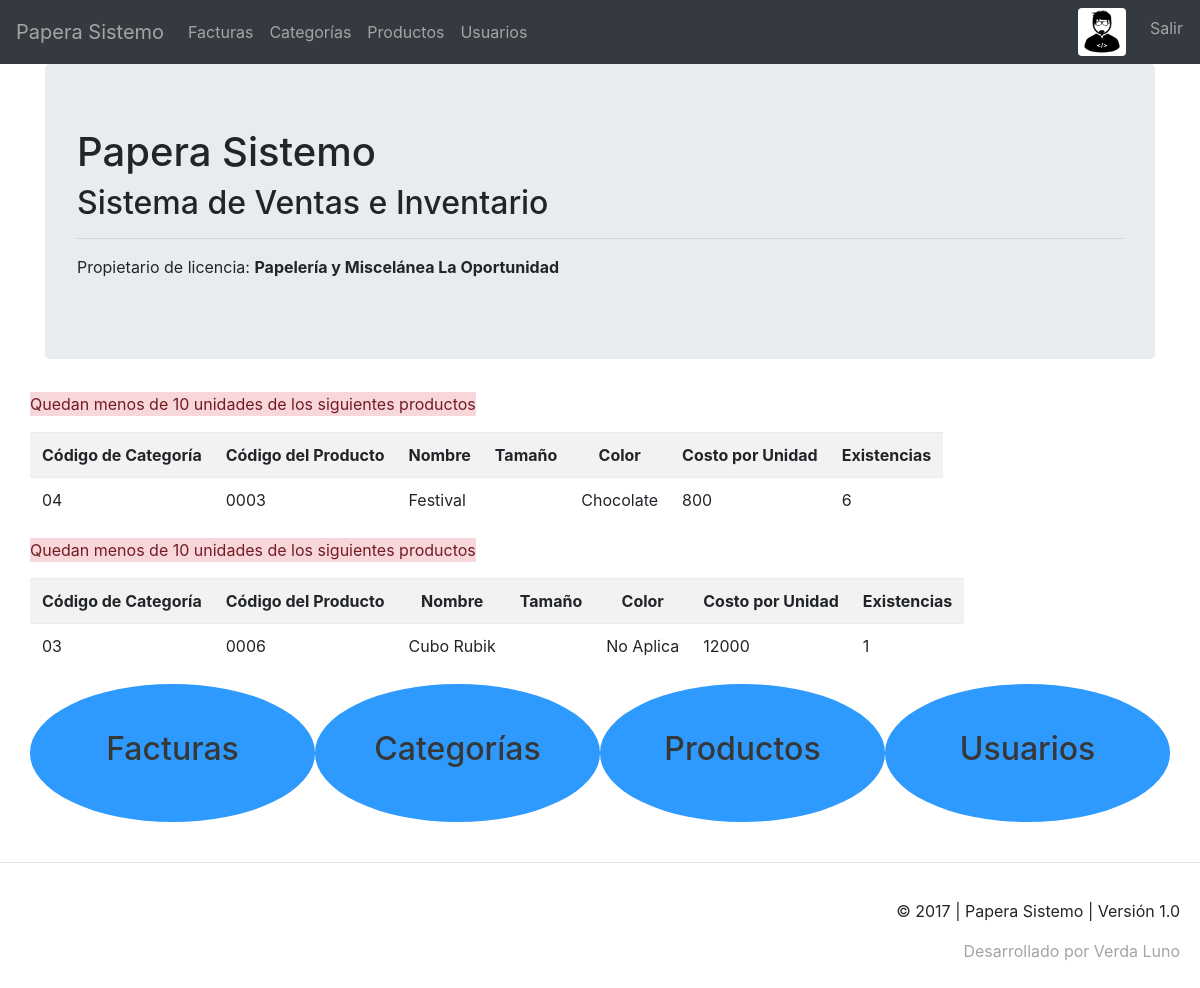
/ventanas/dashboard.php (signed in), run on the app's committed database.
### tables this page shows
CREATE TABLE `productos` (
  `cod_c` varchar(10) NOT NULL,
  `cod_p` varchar(10) NOT NULL,
  `nombre` varchar(30) NOT NULL,
  `tamanio` varchar(30) NOT NULL,
  `color` varchar(30) NOT NULL,
  `costo_u` varchar(30) NOT NULL,
  `existencias` varchar(30) NOT NULL
);

### abrir_conexion.php (called while the page is built, shortened)
<?php
    $tablaproductos = "productos";
?>

### ventanas/dashboard.php (the view, shortened to what this page needs)
<?php
    include("header.php");
?>
    <div class="container">
        <div class="jumbotron">
            <h1>Papera Sistemo</h1>
            <h2>Sistema de Ventas e Inventario</h2><hr>
            <p>Propietario de licencia: <b>Papelería y Miscelánea La Oportunidad</b></p>
        </div>
        <div class="col-md-12">
            <?php
            if(isset($_SESSION['correcto'])){
                if($_SESSION['correcto']==1){
                    include("../abrir_conexion.php");
                }
            }
            ?>
        </div>
        <div class="row">
            <?php
            include("../abrir_conexion.php");
                $resultados = mysqli_query($conexion,"SELECT * FROM $tablaproductos");
                while($consulta = mysqli_fetch_array($resultados)){
                if($consulta['existencias']<10){
                    echo "<p class=\"alert-danger\"> Quedan menos de 10 unidades de los siguientes productos </p><br/>";
                    echo
                        "
                          <table class=\"table table-striped table-responsive\" width=\"100%\">
                            <tr>
                              <td><b><center>Código de Categoría</center></b></td>
                              <td><b><center>Código del Producto</center></b></td>
                              <td><b><center>Nombre</center></b></td>
                              <td><b><center>Tamaño</center></b></td>
                              <td><b><center>Color</center></b></td>
                              <td><b><center>Costo por Unidad</center></b></td>
                              <td><b><center>Existencias</center></b></td>
                            </tr>
                            <tr>
                              <td>".$consulta['cod_c']."</td>
                              <td>".$consulta['cod_p']."</td>
                              <td>".$consulta['nombre']."</td>
                              <td>".$consulta['tamaño']."</td>
                              <td>".$consulta['color']."</td>
                              <td>".$consulta['costo_u']."</td>
                              <td>".$consulta['existencias']."</td>
                            </tr>
                          </table>
                        ";
                    }
                }
            ?>
        </div>
        <div class="row">
            <div class="col-md-3 oo">
                <a href="facturas.php"><h2>Facturas</h2></a>
            </div>
            <div class="col-md-3 oo">
                <a href="categorias.php"><h2>Categorías</h2></a>
            </div>
            <div class="col-md-3 oo">
                <a href="productos.php"><h2>Productos</h2></a>
            </div>
            <div class="col-md-3 oo">
                <a href="usuarios.php"><h2>Usuarios</h2></a>
            </div>
        </div>
    </div>
<?php
    include("footer.php");
?>

### ventanas/header.php (shortened to what this page needs)
<html>
<head>
    <link rel="stylesheet" type="text/css" href="../css/estilos.css">
    <link rel="stylesheet" type="text/css" href="../css/bootstrap.min.css">
</head>
<body>
    <nav class="navbar navbar-expand-md navbar-dark bg-dark">
      <a class="navbar-brand" href="dashboard.php">Papera Sistemo</a>
      <div class="collapse navbar-collapse" id="navbarsExampleDefault">
        <ul class="navbar-nav mr-auto">
          <li class="nav-item">
              <a class="nav-link" href="facturas.php">Facturas</a>
            </li>
            <li class="nav-item">
              <a class="nav-link" href="categorias.php"><span class="glyphicon glyphicon-align-left" aria-hidden="true"></span>Categorías</a>
            </li>
            <li class="nav-item">
              <a class="nav-link" href="productos.php">Productos</a>
            </li>
            <li class="nav-item">
              <a class="nav-link" href="usuarios.php">Usuarios</a>
            </li>
        </ul>
        <div class="row">
            <a class="mr-sm-2" href="perfil.php" name="activo"><img class="rounded float-right" src="../img/admin.png"/></a>
            <a class=" nav-link" href="cerrar_sesion.php"><span class="glyphicon glyphicon-off"></span> Salir</a>
        </div>
        </div>
    </nav>

### ventanas/footer.php (shortened to what this page needs)
<br/><hr>
    <footer class="footer">
            <p> &copy 2017 | Papera Sistemo | Versión 1.0 </p>
            <p><a href="http://verdaluno.com" target="_blank"> Desarrollado por Verda Luno </a></p>
        </footer>
</body>
</html>

### css/estilos.css (style rules this page uses)
body { max-width:100%; }
a img { background-color:#fff; border-radius:50%; width:8%; }
a { text-decoration:none !important; list-style:none !important; color:#A4A4A4 !important; }
.oo { text-align:center; padding:4%; background-color:#2E9AFE; border-radius:50%; }
.oo a { color:#373737 !important; }
.footer { width:100%; margin:0 auto; padding:20px; display:block; text-decoration:none; text-align: right; }

### data on the page
productos: cod_c "04", cod_p "0003", nombre "Festival", color "Chocolate", costo_u "800", existencias "6"
productos: cod_c "03", cod_p "0006", nombre "Cubo Rubik", color "No Aplica", costo_u "12000", existencias "1"
